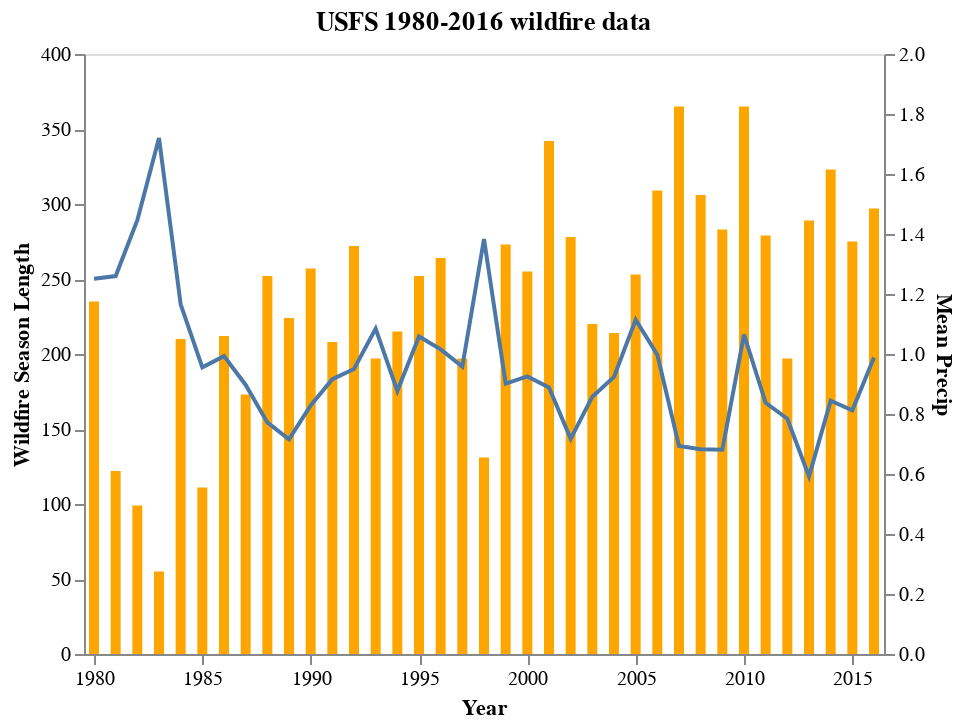

Source (notebook cell):
### Code cell
chart = alt.Chart(annual_df.reset_index(),title='USFS 1980-2016 wildfire data')

base = chart.encode(alt.X('YEAR',scale=alt.Scale(zero=False,domain=(1980, 2016)),axis=alt.Axis(format='.0f',title='Year')))

bar=base.mark_bar(color='orange').encode(alt.Y('season_length:Q',axis=alt.Axis(title='Wildfire Season Length')))

line =  base.mark_line().encode(
    alt.Y('Mean Precip:Q',scale=alt.Scale(domain=(0, 2))))

alt.layer(
    bar,
    line
).resolve_scale(
    y='independent'
).configure_axis(grid=False)

### Figure 1 — Vega-Lite specification as saved in the notebook (floating-point values rounded to 4 significant figures)
{"$schema": "https://vega.github.io/schema/vega-lite/v2.6.0.json", "config": {"axis": {"grid": false}, "projection": {"ratio": 0.2}, "view": {"height": 300, "width": 400}}, "datasets": {"data-90b028aa721197f1785b62443f5450a8": [{"Max Temp": 301.3, "Mean Precip": 1.251, "Mean Temp": 290.8, "YEAR": 1980, "event_count": 10, "season_length": 235, "total_acre": 80857}, {"Max Temp": 301.5, "Mean Precip": 1.26, "Mean Temp": 291.5, "YEAR": 1981, "event_count": 15, "season_length": 122, "total_acre": 36753}, {"Max Temp": 300.7, "Mean Precip": 1.446, "Mean Temp": 289.8, "YEAR": 1982, "event_count": 4, "season_length": 99, "total_acre": 25154}, {"Max Temp": 300.8, "Mean Precip": 1.72, "Mean Temp": 290.2, "YEAR": 1983, "event_count": 2, "season_length": 55, "total_acre": 5992}, {"Max Temp": 300.5, "Mean Precip": 1.166, "Mean Temp": 289.9, "YEAR": 1984, "event_count": 7, "season_length": 210, "total_acre": 17385}, {"Max Temp": 302.0, "Mean Precip": 0.9557, "Mean Temp": 289.7, "YEAR": 1985, "event_count": 18, "season_length": 111, "total_acre": 209735}, {"Max Temp": 301.1, "Mean Precip": 0.9929, "Mean Temp": 291.0, "YEAR": 1986, "event_count": 45, "season_length": 212, "total_acre": 230487}, {"Max Temp": 299.5, "Mean Precip": 0.8969, "Mean Temp": 290.9, "YEAR": 1987, "event_count": 108, "season_length": 173, "total_acre": 1025011}, {"Max Temp": 301.6, "Mean Precip": 0.772, "Mean Temp": 291.0, "YEAR": 1988, "event_count": 109, "season_length": 252, "total_acre": 2770000.0}, {"Max Temp": 301.5, "Mean Precip": 0.7157, "Mean Temp": 290.7, "YEAR": 1989, "event_count": 65, "season_length": 224, "total_acre": 351100.0}, {"Max Temp": 301.1, "Mean Precip": 0.8283, "Mean Temp": 290.9, "YEAR": 1990, "event_count": 38, "season_length": 257, "total_acre": 273200.0}, {"Max Temp": 300.7, "Mean Precip": 0.9159, "Mean Temp": 290.6, "YEAR": 1991, "event_count": 29, "season_length": 208, "total_acre": 87064}, {"Max Temp": 300.5, "Mean Precip": 0.95, "Mean Temp": 291.4, "YEAR": 1992, "event_count": 50, "season_length": 272, "total_acre": 484600.0}, {"Max Temp": 299.0, "Mean Precip": 1.085, "Mean Temp": 290.3, "YEAR": 1993, "event_count": 23, "season_length": 197, "total_acre": 164824}, {"Max Temp": 302.0, "Mean Precip": 0.8769, "Mean Temp": 291.3, "YEAR": 1994, "event_count": 133, "season_length": 215, "total_acre": 1369000.0}, {"Max Temp": 301.0, "Mean Precip": 1.058, "Mean Temp": 291.2, "YEAR": 1995, "event_count": 35, "season_length": 252, "total_acre": 182363}, {"Max Temp": 302.1, "Mean Precip": 1.016, "Mean Temp": 291.2, "YEAR": 1996, "event_count": 92, "season_length": 264, "total_acre": 1050000.0}, {"Max Temp": 300.8, "Mean Precip": 0.9581, "Mean Temp": 290.9, "YEAR": 1997, "event_count": 13, "season_length": 197, "total_acre": 146080}, {"Max Temp": 301.4, "Mean Precip": 1.383, "Mean Temp": 290.7, "YEAR": 1998, "event_count": 35, "season_length": 131, "total_acre": 127000.0}, {"Max Temp": 300.4, "Mean Precip": 0.9015, "Mean Temp": 291.1, "YEAR": 1999, "event_count": 66, "season_length": 273, "total_acre": 808468}, {"Max Temp": 301.4, "Mean Precip": 0.9252, "Mean Temp": 291.1, "YEAR": 2000, "event_count": 144, "season_length": 255, "total_acre": 1999000.0}, {"Max Temp": 301.4, "Mean Precip": 0.8883, "Mean Temp": 291.4, "YEAR": 2001, "event_count": 67, "season_length": 342, "total_acre": 503900.0}, {"Max Temp": 302.1, "Mean Precip": 0.7173, "Mean Temp": 291.0, "YEAR": 2002, "event_count": 98, "season_length": 278, "total_acre": 1822000.0}, {"Max Temp": 302.9, "Mean Precip": 0.8578, "Mean Temp": 291.7, "YEAR": 2003, "event_count": 146, "season_length": 220, "total_acre": 1707000.0}, {"Max Temp": 301.0, "Mean Precip": 0.9235, "Mean Temp": 291.2, "YEAR": 2004, "event_count": 45, "season_length": 214, "total_acre": 455000.0}, {"Max Temp": 302.1, "Mean Precip": 1.114, "Mean Temp": 291.3, "YEAR": 2005, "event_count": 84, "season_length": 253, "total_acre": 916100.0}, {"Max Temp": 302.8, "Mean Precip": 0.9978, "Mean Temp": 291.4, "YEAR": 2006, "event_count": 140, "season_length": 309, "total_acre": 1643000.0}, {"Max Temp": 302.7, "Mean Precip": 0.6935, "Mean Temp": 291.4, "YEAR": 2007, "event_count": 134, "season_length": 365, "total_acre": 2530000.0}, {"Max Temp": 301.4, "Mean Precip": 0.6829, "Mean Temp": 290.8, "YEAR": 2008, "event_count": 124, "season_length": 306, "total_acre": 1518000.0}, {"Max Temp": 301.3, "Mean Precip": 0.6806, "Mean Temp": 290.9, "YEAR": 2009, "event_count": 85, "season_length": 283, "total_acre": 620600.0}, {"Max Temp": 300.5, "Mean Precip": 1.065, "Mean Temp": 290.8, "YEAR": 2010, "event_count": 51, "season_length": 365, "total_acre": 257600.0}, {"Max Temp": 301.7, "Mean Precip": 0.8372, "Mean Temp": 290.6, "YEAR": 2011, "event_count": 92, "season_length": 279, "total_acre": 1471000.0}, {"Max Temp": 302.1, "Mean Precip": 0.7844, "Mean Temp": 291.9, "YEAR": 2012, "event_count": 127, "season_length": 197, "total_acre": 2368000.0}, {"Max Temp": 301.9, "Mean Precip": 0.5922, "Mean Temp": 291.1, "YEAR": 2013, "event_count": 69, "season_length": 289, "total_acre": 1285000.0}, {"Max Temp": 302.1, "Mean Precip": 0.8441, "Mean Temp": 292.1, "YEAR": 2014, "event_count": 57, "season_length": 323, "total_acre": 609400.0}, {"Max Temp": 301.9, "Mean Precip": 0.8126, "Mean Temp": 292.5, "YEAR": 2015, "event_count": 123, "season_length": 275, "total_acre": 281600.0}, {"Max Temp": 301.4, "Mean Precip": 0.988, "Mean Temp": 292.0, "YEAR": 2016, "event_count": 64, "season_length": 297, "total_acre": 843000.0}]}, "layer": [{"data": {"name": "data-90b028aa721197f1785b62443f5450a8"}, "encoding": {"x": {"axis": {"format": ".0f", "title": "Year"}, "field": "YEAR", "scale": {"domain": [1980, 2016], "zero": false}, "type": "quantitative"}, "y": {"axis": {"title": "Wildfire Season Length"}, "field": "season_length", "type": "quantitative"}}, "mark": {"color": "orange", "type": "bar"}, "title": "USFS 1980-2016 wildfire data"}, {"data": {"name": "data-90b028aa721197f1785b62443f5450a8"}, "encoding": {"x": {"axis": {"format": ".0f", "title": "Year"}, "field": "YEAR", "scale": {"domain": [1980, 2016], "zero": false}, "type": "quantitative"}, "y": {"field": "Mean Precip", "scale": {"domain": [0, 2]}, "type": "quantitative"}}, "mark": "line", "title": "USFS 1980-2016 wildfire data"}], "resolve": {"scale": {"x": "shared", "y": "independent"}}}
